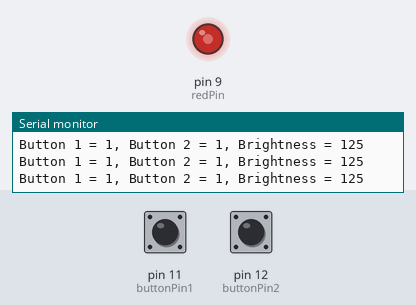
Bench run of a sketch on a simulated Arduino Uno, built with avr-gcc and run on an emulated ATmega328P. On the bench: output pins drawn as LEDs (lit = HIGH), the last lines printed to the serial monitor. Inputs (shaded band) come from the test bench; at power-on: pin 11 (buttonPin1) HIGH, pin 12 (buttonPin2) HIGH.

Above: at 1.2 s.
1.3 s: pin 11 (buttonPin1) pulled LOW for 1 s
At 2.8 s:
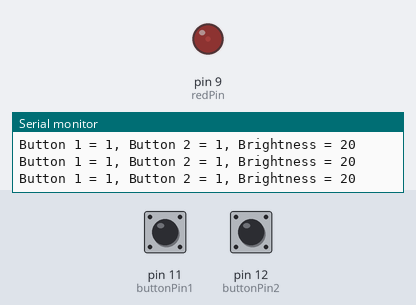
4.3 s: pin 12 (buttonPin2) pulled LOW for 3.2 s
At 7.3 s:
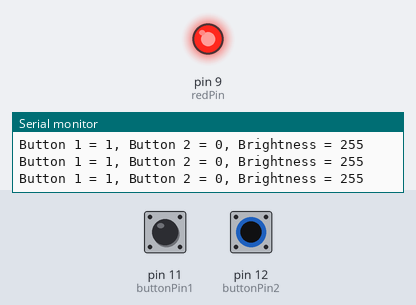
9.0 s: pin 11 (buttonPin1) pulled LOW for 3.2 s
At 9.86 s:
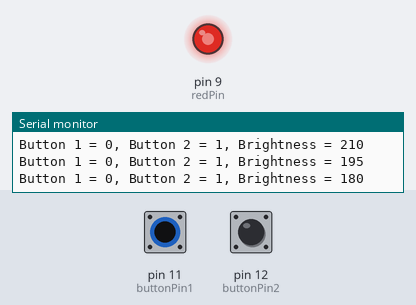
13.7 s: pin 12 (buttonPin2) pulled LOW for 0.15 s
At 15.0 s:
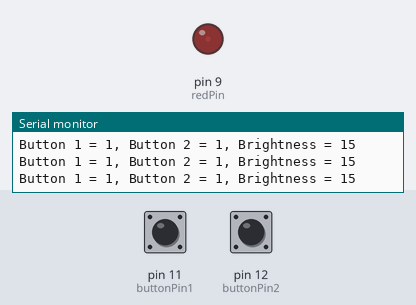
16.8 s: pin 11 (buttonPin1) pulled LOW for 0.15 s
At 17.8 s:
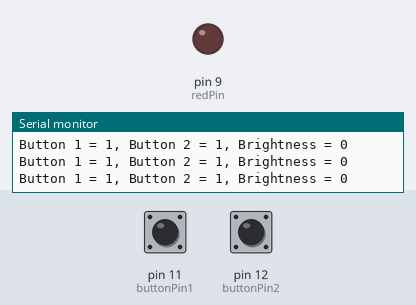
19.9 s: pin 12 (buttonPin2) pulled LOW for 1 s
At 20.7 s:
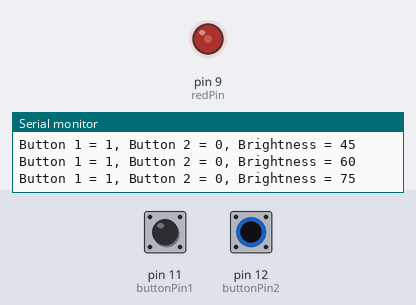
Timing chart, 0 to 22.9 s (numbered marks = the images above; inputs shaded):
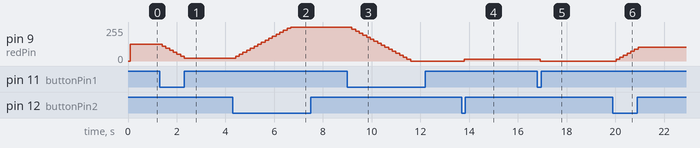

The sketch:

LEDDim.ino
```cpp
// led pin
int redPin = 9;
int brightness = 125;
int brightnessVal = 15;

// button pins
int buttonPin1 = 11;
int buttonPin2 = 12;

// delay time
int dt = 50;
int dt2 = 100;

void setup() {
  // led setup
  pinMode(redPin, OUTPUT);

  // button setup
  pinMode(buttonPin1, INPUT_PULLUP);
  pinMode(buttonPin2, INPUT_PULLUP);

  Serial.begin(9600);
}

void loop() {
  // show info in serial monitor
  // 1 is button not pressed, 0 is button pressed
  Serial.print("Button 1 = ");
  Serial.print(digitalRead(buttonPin1));
  Serial.print(", Button 2 = ");
  Serial.print(digitalRead(buttonPin2));
  Serial.print(", Brightness = ");
  Serial.println(brightness);

  // no button pressed: do nothing
  if (digitalRead(buttonPin1) == true && digitalRead(buttonPin2) == true) {
    brightness += 0;
    delay(dt2);
  }

  // button 1 pressed: reduce brightness
  if (digitalRead(buttonPin1) == false && digitalRead(buttonPin2) == true) {
    brightness -= brightnessVal;
    delay(dt2);
    if (brightness < 0) {
      brightness = 0; // minimum brightness reached
    }
  }

  // button 2 pressed: increase brightness
  if (digitalRead(buttonPin1) == true && digitalRead(buttonPin2) == false) {
    brightness += brightnessVal;
    delay(dt2);
    if (brightness > 255) {
      brightness = 255; // maximum brightness reached
    }
  }

  // 2 buttons pressed: reset
  if (digitalRead(buttonPin1) == false && digitalRead(buttonPin2) == false) {
    brightness = 0;
  }

  analogWrite(redPin, brightness);
  delay(dt);
}
```

Measured:
- after the input at 1.3 s, pin 9 (redPin): moves from 125/255 to 20/255 over 0.90 s, starting after 0.11 s
- after the input at 4.3 s, pin 9 (redPin): moves from 20/255 to 255/255 over 2.3 s, starting after 0.12 s
- after the input at 9.0 s, pin 9 (redPin): moves from 255/255 to 0/255 over 2.4 s, starting after 0.19 s
- after the input at 13.7 s, pin 9 (redPin): 0/255 → 15/255 after 0.11 s
- after the input at 16.8 s, pin 9 (redPin): 15/255 → 0/255 after 0.12 s
- after the input at 19.9 s, pin 9 (redPin): moves from 0/255 to 105/255 over 0.90 s, starting after 0.13 s
